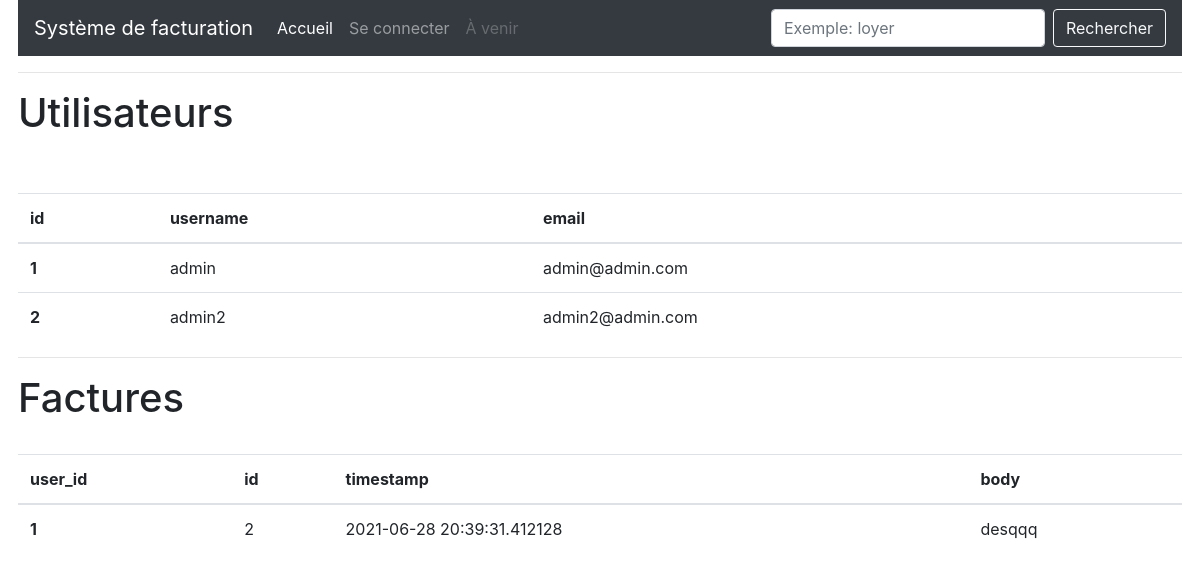
/all, run on an earlier commit of the app's database.
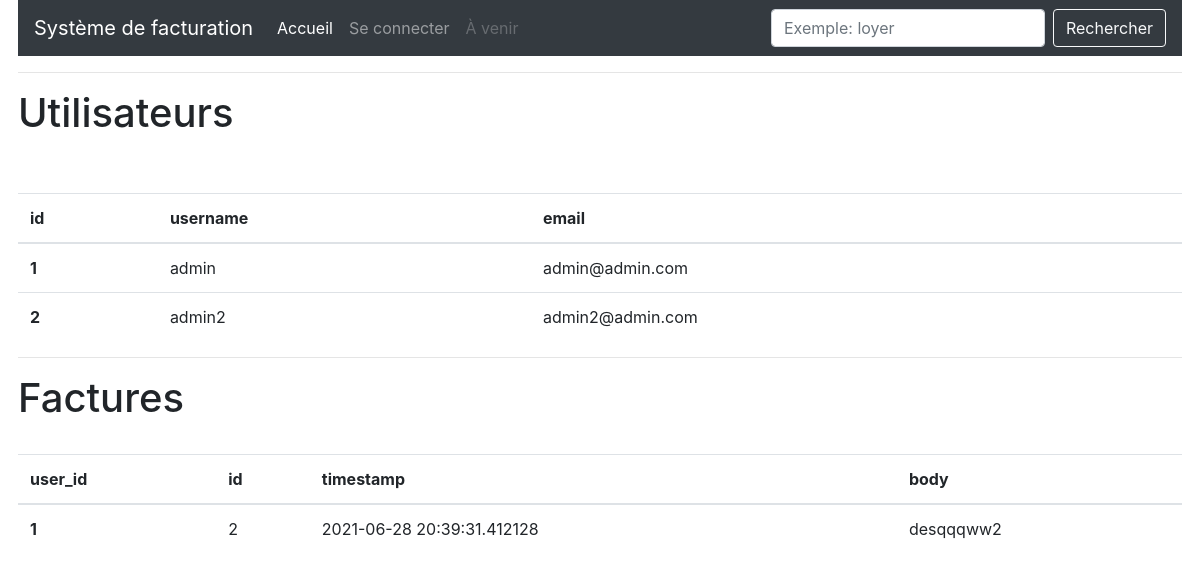
And on a later commit of the database.
### app/models.py (models this page shows, shortened)
class Facture(db.Model):
    id = db.Column(db.Integer, primary_key=True)
    name = db.Column(db.String(50))
    body = db.Column(db.String(140))
    timestamp = db.Column(db.DateTime, index=True, default=datetime.utcnow)
    amount = db.Column(db.Float)
    user_id = db.Column(db.Integer, db.ForeignKey('user.id'))

### app/routes.py (the view)
@app.route('/all')
def all():
    users = User.query.all()
    factures = Facture.query.all()
    return render_template('all.html', users=users, factures=factures)

### app/routes.py (called while the page is built)
@app.before_request
def before_request():
    if current_user.is_authenticated:
        current_user.last_seen = datetime.utcnow()
        db.session.commit()

### app/templates/all.html
{% extends "base.html" %}
{% block app_content %}
  <h1>Utilisateurs</h1>
  <table class="table table-hover">
    <thead>
      <tr>
        <th scope="col">id</th>
        <th scope="col">username</th>
        <th scope="col">email</th>
      </tr>
    </thead>
    <tbody>
      {% for u in users %}
        <tr>
          <th scope="row">{{ u.id }}</th>
          <td>{{ u.username }}</td>
          <td>{{ u.email }}</td>
        </tr>
        <br>
      {% endfor %}
    </tbody>
  </table>
  <hr>
  <h1>Factures</h1>
  <table class="table table-hover">
    <thead>
      <tr>
        <th scope="col">user_id</th>
        <th scope="col">id</th>
        <th scope="col">timestamp</th>
        <th scope="col">body</th>
      </tr>
    </thead>
    <tbody>
      {% for f in factures %}
        <tr>
          <th scope="row">{{ f.user_id }}</th>
          <td>{{ f.id }}</td>
          <td>{{ f.timestamp }}</td>
          <td>{{ f.body }}</td>
        </tr>
        <br>
      {% endfor %}
    </tbody>
  </table>
{% endblock %}

What changed in the data, as far as the page shows it:
changed Facture id 2: body "desqqq" → "desqqqww2"
